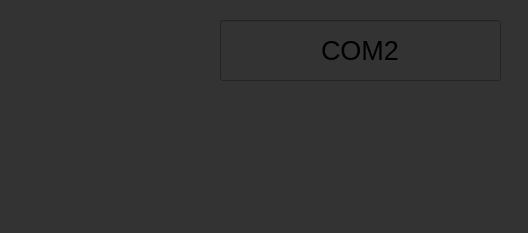
<?xml version="1.0" encoding="UTF-8"?>
<ui version="4.0">
 <class>COM_port</class>
 <widget class="QWidget" name="COM_port">
  <property name="geometry">
   <rect>
    <x>0</x>
    <y>0</y>
    <width>528</width>
    <height>233</height>
   </rect>
  </property>
  <property name="windowTitle">
   <string>Conexión</string>
  </property>
  <property name="styleSheet">
   <string notr="true">background-color: rgb(51, 51, 51);</string>
  </property>
  <widget class="QLabel" name="label">
   <property name="geometry">
    <rect>
     <x>10</x>
     <y>10</y>
     <width>191</width>
     <height>81</height>
    </rect>
   </property>
   <property name="text">
    <string/>
   </property>
   <property name="pixmap">
    <pixmap>puerto_com.png</pixmap>
   </property>
  </widget>
  <widget class="QLineEdit" name="COMportlineEdit">
   <property name="geometry">
    <rect>
     <x>220</x>
     <y>20</y>
     <width>281</width>
     <height>61</height>
    </rect>
   </property>
   <property name="font">
    <font>
     <pointsize>20</pointsize>
    </font>
   </property>
   <property name="text">
    <string>COM2</string>
   </property>
   <property name="maxLength">
    <number>30</number>
   </property>
   <property name="frame">
    <bool>true</bool>
   </property>
   <property name="alignment">
    <set>Qt::AlignCenter</set>
   </property>
  </widget>
  <widget class="QPushButton" name="connect_button">
   <property name="geometry">
    <rect>
     <x>130</x>
     <y>100</y>
     <width>271</width>
     <height>131</height>
    </rect>
   </property>
   <property name="styleSheet">
    <string notr="true"> QPushButton:flat {   border: none; }</string>
   </property>
   <property name="text">
    <string/>
   </property>
   <property name="icon">
    <iconset>
     <normaloff>conectar.png</normaloff>conectar.png</iconset>
   </property>
   <property name="iconSize">
    <size>
     <width>1000</width>
     <height>100</height>
    </size>
   </property>
   <property name="flat">
    <bool>true</bool>
   </property>
  </widget>
 </widget>
 <resources/>
 <connections/>
</ui>
